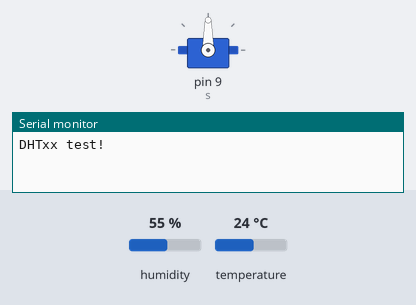
This sketch was run on a simulated Arduino Uno, built with avr-gcc and run on an emulated ATmega328P. Parts: servo, the last lines printed to the serial monitor. Inputs (shaded band) come from the test bench; at power-on: humidity 55 %, temperature 24 °C.

Above: at 0.06 s.
At 15.52 s:
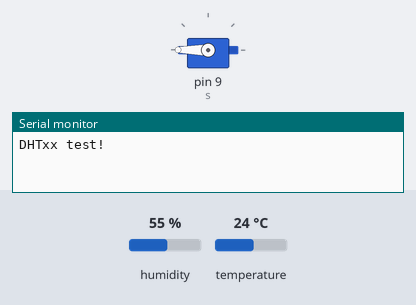
At 30.98 s:
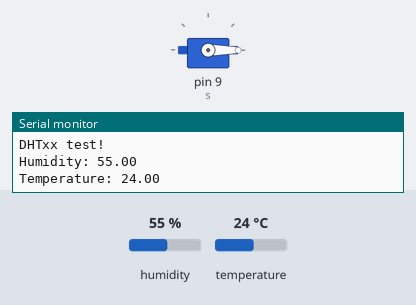
At 39.94 s:
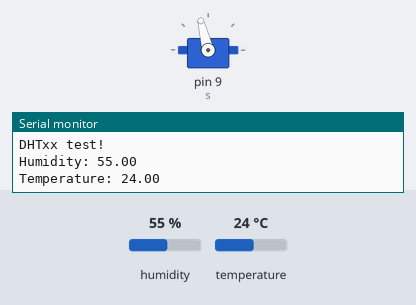
Timing chart, 0 to 40.0 s (numbered marks = the images above):
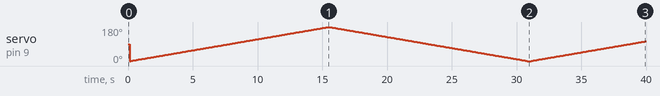

The sketch:

FAN_SPEED_CONTROL_ARDUINO_CODE.ino
```cpp
#include <DHT.h>
#include <Servo.h>
#define DHTPIN 2
#define DHTTYPE DHT11
DHT dht(DHTPIN, DHTTYPE);
int s = 9;
int spd = 0;
Servo myservo;
int pos=0;
int x;
void setup() {
  Serial.begin(9600);
 // pinMode(13,OUTPUT);
  pinMode(s, OUTPUT);
  Serial.println(F("DHTxx test!"));
  dht.begin();
  myservo.attach(9);
}
void loop()
{
  delay(100);
  analogWrite(s, spd);
  float h = dht.readHumidity();
  float t = dht.readTemperature();
  if (isnan(h) || isnan(t))
  {
    Serial.println(F("Failed to read from DHT sensor!"));
    return;
  }
  x=(1180-35*t)/4;
  for (pos = 0; pos <= 180; pos += 1)
  {
    myservo.write(pos);
    delay(x);
  }
  for (pos = 180; pos >= 0; pos -= 1)
  {
    myservo.write(pos);
    delay(x);
  }
  Serial.print(F("Humidity: "));
  Serial.println(h);
  Serial.print(F("Temperature: "));
  Serial.println(t);
}
```
